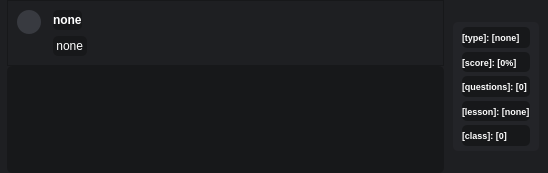
<?xml version="1.0" encoding="UTF-8"?>
<ui version="4.0">
 <class>Form</class>
 <widget class="QWidget" name="Form">
  <property name="geometry">
   <rect>
    <x>0</x>
    <y>0</y>
    <width>548</width>
    <height>173</height>
   </rect>
  </property>
  <property name="windowTitle">
   <string>Form</string>
  </property>
  <property name="styleSheet">
   <string notr="true">QWidget {
	background-color: rgb(30, 31, 34);
	color: rgb(255, 255, 255);
}

QLabel {
	color: rgb(255, 255, 255);
	background-color: rgb(23, 24, 26);
	border-radius: 5px;
}</string>
  </property>
  <layout class="QGridLayout" name="gridLayout_6">
   <property name="leftMargin">
    <number>7</number>
   </property>
   <property name="topMargin">
    <number>0</number>
   </property>
   <property name="rightMargin">
    <number>0</number>
   </property>
   <property name="bottomMargin">
    <number>0</number>
   </property>
   <property name="spacing">
    <number>0</number>
   </property>
   <item row="0" column="0">
    <widget class="QFrame" name="frame">
     <property name="frameShape">
      <enum>QFrame::StyledPanel</enum>
     </property>
     <property name="frameShadow">
      <enum>QFrame::Raised</enum>
     </property>
     <layout class="QGridLayout" name="gridLayout_2">
      <item row="0" column="0" rowspan="2">
       <widget class="QFrame" name="frame_3">
        <property name="frameShape">
         <enum>QFrame::NoFrame</enum>
        </property>
        <property name="frameShadow">
         <enum>QFrame::Raised</enum>
        </property>
        <layout class="QGridLayout" name="gridLayout_4">
         <property name="leftMargin">
          <number>0</number>
         </property>
         <property name="topMargin">
          <number>0</number>
         </property>
         <property name="rightMargin">
          <number>6</number>
         </property>
         <property name="bottomMargin">
          <number>0</number>
         </property>
         <property name="spacing">
          <number>0</number>
         </property>
         <item row="0" column="0">
          <widget class="QPushButton" name="pushButton">
           <property name="sizePolicy">
            <sizepolicy hsizetype="Fixed" vsizetype="Fixed">
             <horstretch>0</horstretch>
             <verstretch>0</verstretch>
            </sizepolicy>
           </property>
           <property name="minimumSize">
            <size>
             <width>24</width>
             <height>24</height>
            </size>
           </property>
           <property name="maximumSize">
            <size>
             <width>24</width>
             <height>24</height>
            </size>
           </property>
           <property name="styleSheet">
            <string notr="true">QPushButton {
	border-radius: 12px;
	background-color: rgb(56, 58, 64);
}

QPushButton:hover {
	background-color: rgb(76, 78, 84);
}

QPushButton:pressed {
	background-color: rgb(66, 68, 74);
	color: rgb(30, 31, 34);
}</string>
           </property>
           <property name="text">
            <string/>
           </property>
           <property name="icon">
            <iconset>
             <normalon>res/search.png</normalon>
            </iconset>
           </property>
          </widget>
         </item>
         <item row="1" column="0">
          <spacer name="verticalSpacer">
           <property name="orientation">
            <enum>Qt::Vertical</enum>
           </property>
           <property name="sizeHint" stdset="0">
            <size>
             <width>20</width>
             <height>40</height>
            </size>
           </property>
          </spacer>
         </item>
        </layout>
       </widget>
      </item>
      <item row="0" column="1">
       <widget class="QLabel" name="label">
        <property name="font">
         <font>
          <weight>75</weight>
          <bold>true</bold>
         </font>
        </property>
        <property name="text">
         <string>none</string>
        </property>
        <property name="margin">
         <number>4</number>
        </property>
        <property name="indent">
         <number>0</number>
        </property>
       </widget>
      </item>
      <item row="0" column="2">
       <spacer name="horizontalSpacer">
        <property name="orientation">
         <enum>Qt::Horizontal</enum>
        </property>
        <property name="sizeHint" stdset="0">
         <size>
          <width>40</width>
          <height>20</height>
         </size>
        </property>
       </spacer>
      </item>
      <item row="1" column="1" colspan="2">
       <widget class="QFrame" name="frame_4">
        <property name="frameShape">
         <enum>QFrame::NoFrame</enum>
        </property>
        <property name="frameShadow">
         <enum>QFrame::Raised</enum>
        </property>
        <layout class="QGridLayout" name="gridLayout_5">
         <property name="leftMargin">
          <number>0</number>
         </property>
         <property name="topMargin">
          <number>0</number>
         </property>
         <property name="rightMargin">
          <number>0</number>
         </property>
         <property name="bottomMargin">
          <number>0</number>
         </property>
         <property name="spacing">
          <number>0</number>
         </property>
         <item row="0" column="0">
          <widget class="QLabel" name="label_2">
           <property name="text">
            <string> none </string>
           </property>
           <property name="margin">
            <number>3</number>
           </property>
           <property name="indent">
            <number>0</number>
           </property>
          </widget>
         </item>
         <item row="0" column="1">
          <spacer name="horizontalSpacer_2">
           <property name="orientation">
            <enum>Qt::Horizontal</enum>
           </property>
           <property name="sizeHint" stdset="0">
            <size>
             <width>40</width>
             <height>20</height>
            </size>
           </property>
          </spacer>
         </item>
        </layout>
       </widget>
      </item>
     </layout>
    </widget>
   </item>
   <item row="0" column="1" rowspan="2">
    <widget class="QFrame" name="frame_5">
     <property name="frameShape">
      <enum>QFrame::NoFrame</enum>
     </property>
     <property name="frameShadow">
      <enum>QFrame::Raised</enum>
     </property>
     <layout class="QGridLayout" name="gridLayout">
      <property name="topMargin">
       <number>22</number>
      </property>
      <property name="bottomMargin">
       <number>22</number>
      </property>
      <item row="0" column="0">
       <widget class="QFrame" name="frame_2">
        <property name="minimumSize">
         <size>
          <width>0</width>
          <height>127</height>
         </size>
        </property>
        <property name="styleSheet">
         <string notr="true">QWidget {
	background-color: rgb(35, 36, 40);
	border-radius: 5px;
}

QLabel {
	color: rgb(255, 255, 255);
	background-color: rgb(23, 24, 26);
	border-radius: 5px;
}</string>
        </property>
        <property name="frameShape">
         <enum>QFrame::NoFrame</enum>
        </property>
        <property name="frameShadow">
         <enum>QFrame::Raised</enum>
        </property>
        <layout class="QGridLayout" name="gridLayout_3">
         <property name="leftMargin">
          <number>9</number>
         </property>
         <property name="topMargin">
          <number>5</number>
         </property>
         <property name="bottomMargin">
          <number>5</number>
         </property>
         <property name="horizontalSpacing">
          <number>0</number>
         </property>
         <property name="verticalSpacing">
          <number>4</number>
         </property>
         <item row="2" column="0">
          <widget class="QLabel" name="label_5">
           <property name="minimumSize">
            <size>
             <width>0</width>
             <height>0</height>
            </size>
           </property>
           <property name="font">
            <font>
             <pointsize>7</pointsize>
             <weight>75</weight>
             <bold>true</bold>
            </font>
           </property>
           <property name="text">
            <string>[questions]: [0]</string>
           </property>
           <property name="margin">
            <number>4</number>
           </property>
           <property name="indent">
            <number>0</number>
           </property>
          </widget>
         </item>
         <item row="3" column="0">
          <widget class="QLabel" name="label_6">
           <property name="minimumSize">
            <size>
             <width>0</width>
             <height>0</height>
            </size>
           </property>
           <property name="font">
            <font>
             <pointsize>7</pointsize>
             <weight>75</weight>
             <bold>true</bold>
            </font>
           </property>
           <property name="text">
            <string>[lesson]: [none]</string>
           </property>
           <property name="margin">
            <number>4</number>
           </property>
           <property name="indent">
            <number>0</number>
           </property>
          </widget>
         </item>
         <item row="1" column="0">
          <widget class="QLabel" name="label_4">
           <property name="minimumSize">
            <size>
             <width>0</width>
             <height>0</height>
            </size>
           </property>
           <property name="font">
            <font>
             <pointsize>7</pointsize>
             <weight>75</weight>
             <bold>true</bold>
            </font>
           </property>
           <property name="text">
            <string>[score]: [0%]</string>
           </property>
           <property name="margin">
            <number>4</number>
           </property>
           <property name="indent">
            <number>0</number>
           </property>
          </widget>
         </item>
         <item row="4" column="0">
          <widget class="QLabel" name="label_3">
           <property name="minimumSize">
            <size>
             <width>0</width>
             <height>0</height>
            </size>
           </property>
           <property name="font">
            <font>
             <pointsize>7</pointsize>
             <weight>75</weight>
             <bold>true</bold>
            </font>
           </property>
           <property name="text">
            <string>[class]: [0]</string>
           </property>
           <property name="margin">
            <number>4</number>
           </property>
           <property name="indent">
            <number>0</number>
           </property>
          </widget>
         </item>
         <item row="0" column="0">
          <widget class="QLabel" name="label_7">
           <property name="minimumSize">
            <size>
             <width>0</width>
             <height>0</height>
            </size>
           </property>
           <property name="font">
            <font>
             <pointsize>7</pointsize>
             <weight>75</weight>
             <bold>true</bold>
            </font>
           </property>
           <property name="text">
            <string>[type]: [none]</string>
           </property>
           <property name="margin">
            <number>4</number>
           </property>
           <property name="indent">
            <number>0</number>
           </property>
          </widget>
         </item>
        </layout>
       </widget>
      </item>
     </layout>
    </widget>
   </item>
   <item row="1" column="0">
    <widget class="QTextBrowser" name="textBrowser">
     <property name="styleSheet">
      <string notr="true">color: rgb(255, 255, 255);
background-color: rgb(23, 24, 26);
border-radius: 5px;</string>
     </property>
     <property name="frameShape">
      <enum>QFrame::NoFrame</enum>
     </property>
    </widget>
   </item>
  </layout>
 </widget>
 <resources/>
 <connections/>
</ui>
